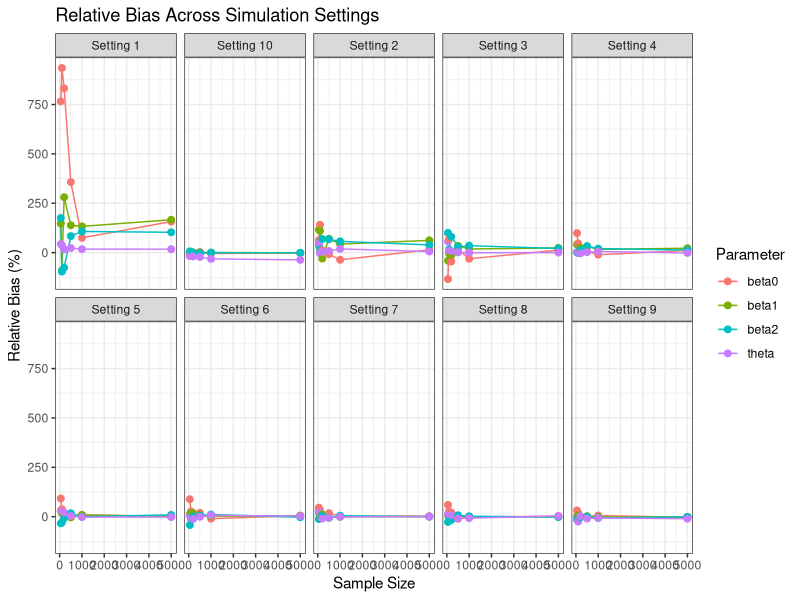
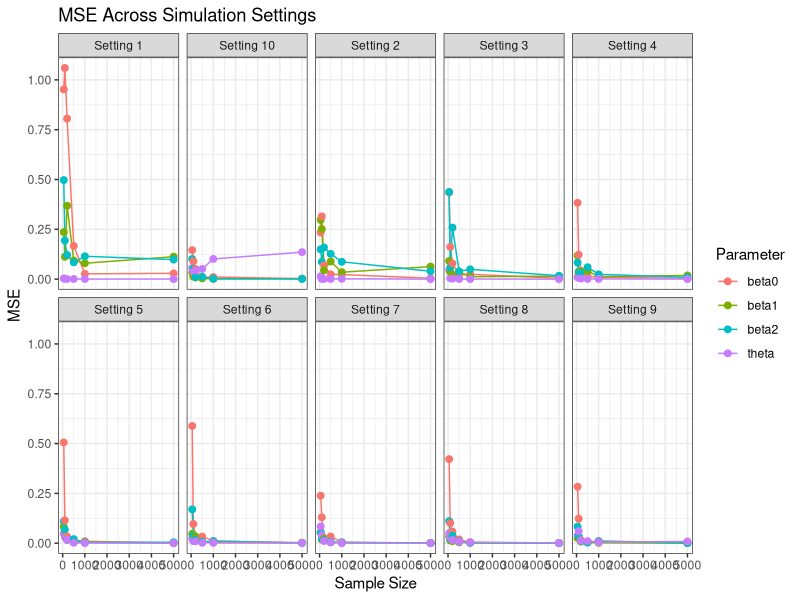
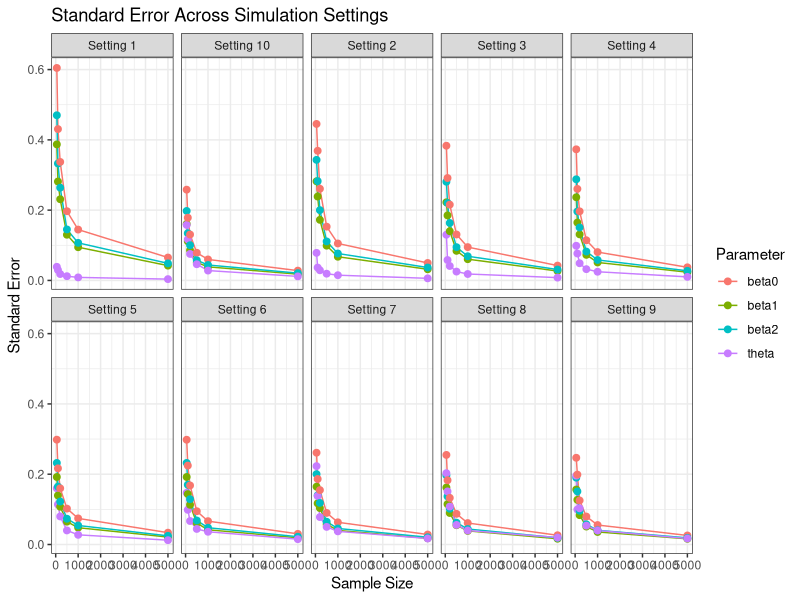
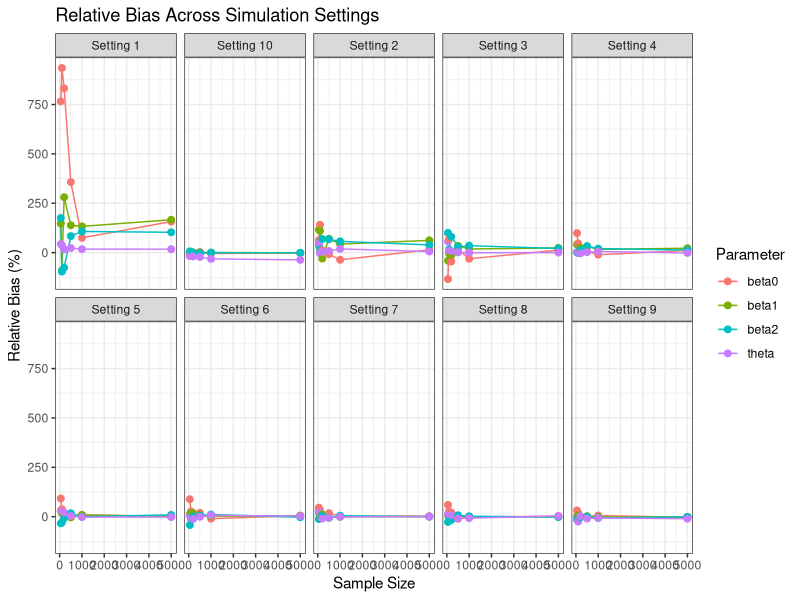
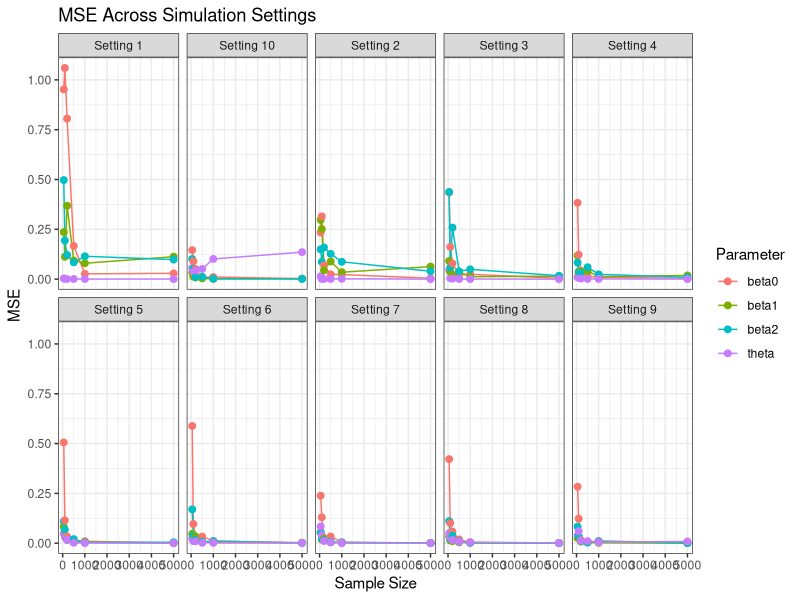
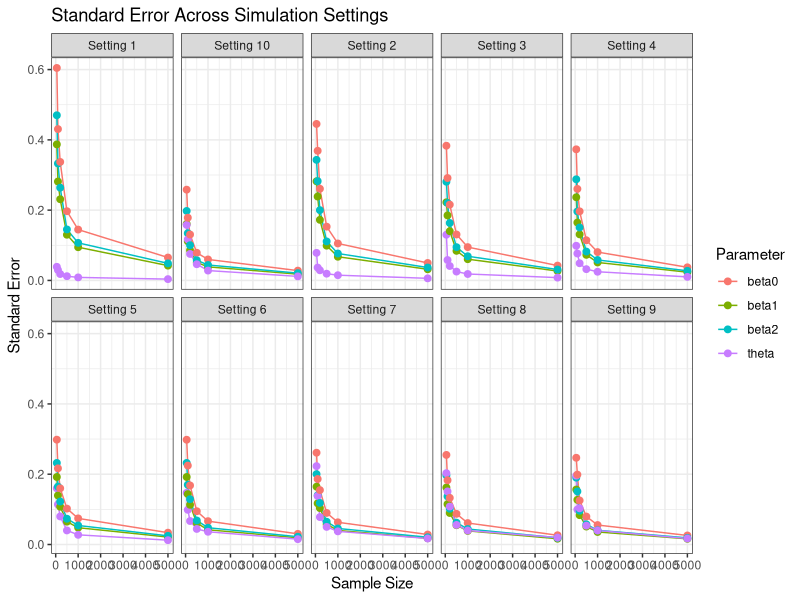

Recreate these plots in R, in order.
########################################################
# NEGATIVE BINOMIAL MODEL
# RELATIVE BIAS + MSE + PLOTS
########################################################

library(readxl)
library(ggplot2)

########################################################
# READ EXCEL FILE
########################################################

raw <- read_excel(
  "NBGM.xlsx",
  col_names = FALSE
)

########################################################
# TRUE VALUES
########################################################

truth <- data.frame(
  
  Setting = paste("Setting",1:10),
  
  beta0 = c(
    0.1,0.3,0.4,0.5,0.7,
    0.8,0.9,1.0,1.5,2.0
  ),
  
  beta1 = c(
    0.2,0.4,0.5,0.6,0.7,
    0.8,0.9,1.0,1.5,3.0
  ),
  
  beta2 = c(
    0.3,0.5,0.6,0.7,0.7,
    0.8,0.9,1.0,1.5,4.0
  ),
  
  theta = c(
    0.1,0.2,0.3,0.4,0.5,
    0.6,0.7,0.8,0.9,1.0
  )
)

########################################################
# SAMPLE SIZES
########################################################

n_values <- c(
  50,
  100,
  200,
  500,
  1000,
  5000
)

########################################################
# CREATE RESULTS DATA FRAME
########################################################

results <- data.frame()

########################################################
# SETTINGS
########################################################

setting_names <- paste(
  "Setting",
  1:10
)

########################################################
# COLUMN POSITIONS
########################################################

estimate_cols <- c(
  8,10,12,14,16,
  18,20,22,24,26
)

se_cols <- c(
  9,11,13,15,17,
  19,21,23,25,27
)

########################################################
# ROW POSITIONS
########################################################

start_rows <- c(
  4,
  8,
  12,
  16,
  20,
  24
)

########################################################
# EXTRACT DATA
########################################################

for(i in 1:10){
  
  for(j in 1:6){
    
    r1 <- start_rows[j]
    r2 <- r1 + 1
    r3 <- r1 + 2
    r4 <- r1 + 3
    
    tmp <- data.frame(
      
      Setting =
        setting_names[i],
      
      n =
        n_values[j],
      
      Parameter =
        c(
          "beta0",
          "beta1",
          "beta2",
          "theta"
        ),
      
      Estimate =
        c(
          
          as.numeric(
            raw[r1,
                estimate_cols[i]]
          ),
          
          as.numeric(
            raw[r2,
                estimate_cols[i]]
          ),
          
          as.numeric(
            raw[r3,
                estimate_cols[i]]
          ),
          
          as.numeric(
            raw[r4,
                estimate_cols[i]]
          )
        ),
      
      SE =
        c(
          
          as.numeric(
            raw[r1,
                se_cols[i]]
          ),
          
          as.numeric(
            raw[r2,
                se_cols[i]]
          ),
          
          as.numeric(
            raw[r3,
                se_cols[i]]
          ),
          
          as.numeric(
            raw[r4,
                se_cols[i]]
          )
        )
    )
    
    results <- rbind(
      results,
      tmp
    )
  }
}

########################################################
# ADD TRUE VALUES
########################################################

results$True <- NA

for(i in 1:nrow(results)){
  
  s <- results$Setting[i]
  p <- results$Parameter[i]
  
  if(p=="beta0"){
    
    results$True[i] <-
      truth$beta0[
        truth$Setting==s
      ]
  }
  
  if(p=="beta1"){
    
    results$True[i] <-
      truth$beta1[
        truth$Setting==s
      ]
  }
  
  if(p=="beta2"){
    
    results$True[i] <-
      truth$beta2[
        truth$Setting==s
      ]
  }
  
  if(p=="theta"){
    
    results$True[i] <-
      truth$theta[
        truth$Setting==s
      ]
  }
}

########################################################
# RELATIVE BIAS
########################################################

results$RelativeBias <-
  (results$Estimate -
     results$True) /
  results$True * 100

########################################################
# BIAS
########################################################

results$Bias <-
  results$Estimate -
  results$True

########################################################
# MSE
########################################################

results$MSE <-
  results$Bias^2 +
  results$SE^2

########################################################
# SAVE TABLE
########################################################

write.csv(
  results,
  "NBGM_Bias_MSE.csv",
  row.names = FALSE
)

########################################################
# PLOT 1
########################################################

p1 <- ggplot(
  results,
  aes(
    x = n,
    y = RelativeBias,
    colour = Parameter,
    group = Parameter
  )
)+
  geom_line()+
  geom_point(size=2)+
  facet_wrap(
    ~Setting,
    ncol = 5
  )+
  theme_bw()+
  labs(
    title =
      "Relative Bias Across Simulation Settings",
    x =
      "Sample Size",
    y =
      "Relative Bias (%)"
  )

print(p1)

ggsave(
  "NBGM_Relative_Bias.png",
  p1,
  width = 12,
  height = 8,
  dpi = 300
)

########################################################
# PLOT 2
########################################################

p2 <- ggplot(
  results,
  aes(
    x = n,
    y = MSE,
    colour = Parameter,
    group = Parameter
  )
)+
  geom_line()+
  geom_point(size=2)+
  facet_wrap(
    ~Setting,
    ncol = 5
  )+
  theme_bw()+
  labs(
    title =
      "MSE Across Simulation Settings",
    x =
      "Sample Size",
    y =
      "MSE"
  )

print(p2)

ggsave(
  "NBGM_MSE.png",
  p2,
  width = 12,
  height = 8,
  dpi = 300
)

########################################################
# PLOT 3
########################################################

p3 <- ggplot(
  results,
  aes(
    x = n,
    y = SE,
    colour = Parameter,
    group = Parameter
  )
)+
  geom_line()+
  geom_point(size=2)+
  facet_wrap(
    ~Setting,
    ncol = 5
  )+
  theme_bw()+
  labs(
    title =
      "Standard Error Across Simulation Settings",
    x =
      "Sample Size",
    y =
      "Standard Error"
  )

print(p3)

ggsave(
  "NBGM_SE.png",
  p3,
  width = 12,
  height = 8,
  dpi = 300
)
